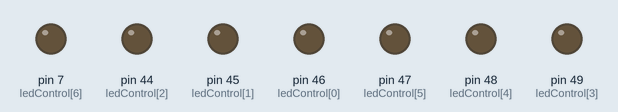
Simulated run of this sketch. Board: Arduino Mega 2560, built with avr-gcc and run on an emulated ATmega2560. Parts: output pins drawn as LEDs (lit = HIGH).

Above: at 0.2 s.
At 0.7 s:
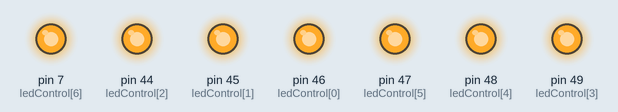
At 1.2 s:
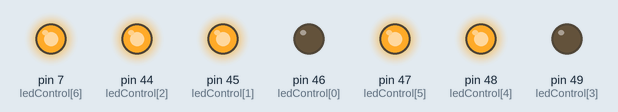
At 2.2 s:
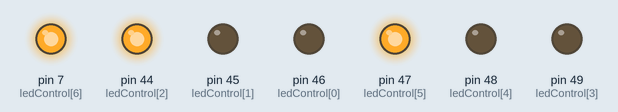
At 3.2 s:
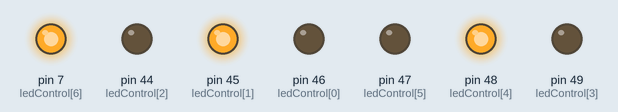
At 4.2 s:
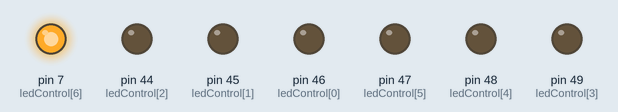
Timing chart, 0 to 4.6 s (numbered marks = the images above):
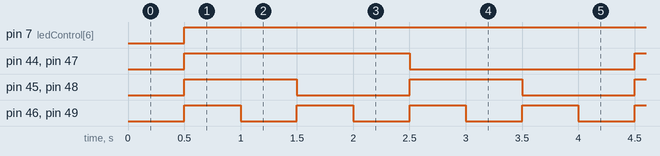

The sketch:

led_test.ino
```cpp
#include <Leds.h>

boolean ledInput;
short ledControl[7] = {
  46,45,44,49,48,47,7
}; //A-C for row, A-C for column, input voltage

Leds leds(ledControl);
void setup() {
  Serial.begin(9600);
  //turn off LEDs if applicable
  for(int i = 0; i < 7; i++) {
    pinMode(ledControl[i], OUTPUT);
    digitalWrite(ledControl[i],LOW);
  }
  ledInput = false;
}

void loop() {
  for (short i = 0; i < 8; i++) {
    delay(500);
    leds.setLEDPattern(i, i);
  }
}
```

Measured:
- by itself, pin 7 (ledControl[6]): LOW → HIGH at 0.50 s
- by itself, pin 44 (ledControl[2]), pin 47 (ledControl[5]): alternates HIGH for 2.0 s and LOW for 2.0 s
- by itself, pin 45 (ledControl[1]), pin 48 (ledControl[4]): alternates HIGH for 1.0 s and LOW for 1.0 s
- by itself, pin 46 (ledControl[0]), pin 49 (ledControl[3]): alternates HIGH for 0.50 s and LOW for 0.50 s
